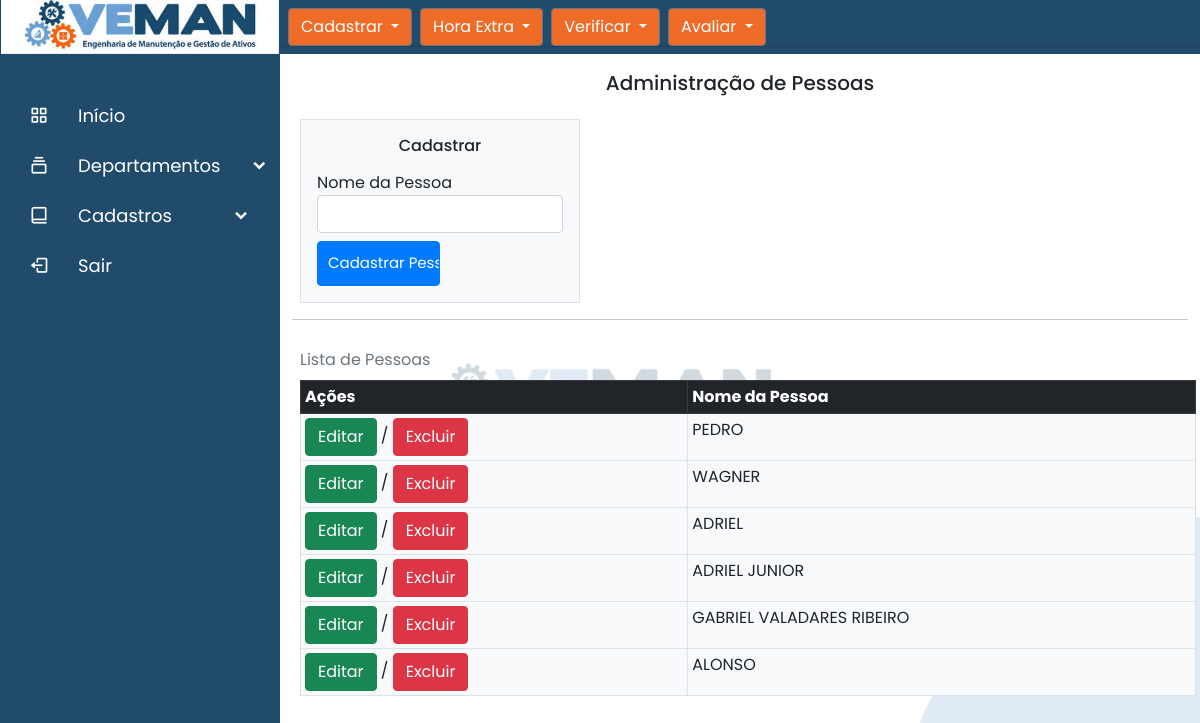
The page /pessoas on the database its author committed.
### vemango/models.py (models this page shows)
class Pessoa(database.Model):
    id = database.Column(database.Integer, primary_key=True)
    nome_pessoa = database.Column(database.String, nullable=False, unique=True)
    data_criacao = database.Column(database.DateTime, nullable=False, default=datetime.utcnow)

### vemango/routes.py (the view)
@app.route('/pessoas', methods=['GET', 'POST'])
def cadastrarpessoas():
    cadastro_pessoa = CadastrarPessoa()
    lista_pessoas = Pessoa.query.all()
    if cadastro_pessoa.validate_on_submit() and 'botao_submit_pessoa' in request.form:
        pessoa = Pessoa(nome_pessoa=cadastro_pessoa.nome_pessoa.data)
        database.session.add(pessoa)
        database.session.commit()
        flash(f'{cadastro_pessoa.nome_pessoa.data} cadastrado(a) com sucesso.', 'alert-success')
        return redirect(url_for('cadastrarpessoas'))
    return render_template('pessoas.html', cadastro_pessoa=cadastro_pessoa, lista_pessoas=lista_pessoas)

### vemango/forms.py (shortened to what this page needs)
class CadastrarPessoa(FlaskForm):
    nome_pessoa = StringField('Nome da Pessoa', validators=[DataRequired()])
    botao_submit_pessoa = SubmitField('Cadastrar Pessoa')

### vemango/templates/pessoas.html (shortened to what this page needs)
{% extends 'recursoshumanos.html' %}
{% block pessoa %}
<hr>
<div class="container-fluid">
    <div class="row" >
        <div class="col">
            <div class="g-2 p-1 mt-1  text-center">
                <h5>Administração de Pessoas </h5>
            </div>
        </div>
    </div>
    <div class=" ps-2 container-expand-lg mb-1" >
        <div class="row" >
            <div class="col-4">
                <form method="POST" action="" class="border p-3 mt-1  border bg-light">
                    <legend class="text-center"><h6>Cadastrar </h6></legend>
                    <fieldset>
                        <div class="form-group">
                            {{ cadastro_pessoa.nome_pessoa.label(class="form-control-label") }}
                            {% if cadastro_pessoa.nome_pessoa.errors %}
                                {{ cadastro_pessoa.nome_pessoa(class="form-control is-invalid") }}
                            <div class="invalid-feedback">
                                    {% for erro in cadastro_pessoa.nome_pessoa.errors %}
                                        {{ erro }}
                                    {% endfor %}
                            </div>
                                {% else %}
                                    {{ cadastro_pessoa.nome_pessoa(class="form-control") }}
                                {% endif %}
                        </div>
                    </fieldset>
                        {{ cadastro_pessoa.botao_submit_pessoa(class="btn btn-primary mt-2") }}
                </form>
            </div>
        </div>
    </div>
    <hr>
    <div class="container-expand-lg " >
        <table class="table table-sm caption-top  table-hover table-bordered ms-2  mb-2 border p-3 mt-1  border bg-light" >
            <caption>Lista de Pessoas</caption>
            <div class="row" >
                <div class="col">
                  <thead class="table-dark">
                    <tr class="header">
                      <th scope="col">Ações</th>
                      <th scope="col">Nome da Pessoa</th>
                    </tr>
                  </thead>
                  <tbody>
                  {% for pessoa in lista_pessoas %}
                    <tr>
                        <td><a class="btn btn-success" href="{{ url_for('editarpessoa', pessoa_id=pessoa.id) }}" target="_blank"onclick="window.open(this.href, this.target, 'width=754,height=479'); return false;" >Editar</a> / <a class="btn btn-danger" href="{{ url_for('excluirpessoa', pessoa_id=pessoa.id) }}"  data-bs-toggle="modal" data-bs-target=""> Excluir</a></td>
                        <td>{{pessoa.nome_pessoa}}</td>
                    </tr>
                  {% endfor %}
                  </tbody>
                </div>
            </div>
        </table>
    </div>
</div>
{% endblock %}

### vemango/static/main.css (style rules this page uses)
body { background: url("./foto_veman/backgroundd.png") no-repeat fixed center; background-size: 100%; padding-left: 280px; padding-top: 30px; }
.btn-primary { background-color: #007bff; border-color: #007bff; padding: 10px; font-size: 15px; align-items: center; text-align: center; width: 50%; }

### vemango/static/navbar.css (style rules this page uses)
* { margin: 0; padding: 0; box-sizing: border-box; font-family: 'Poppins', sans-serif; }

### rows shown on the page
Pessoa: nome_pessoa "PEDRO"
Pessoa: nome_pessoa "WAGNER"
Pessoa: nome_pessoa "ADRIEL"
Pessoa: nome_pessoa "ADRIEL JUNIOR"
Pessoa: nome_pessoa "GABRIEL VALADARES RIBEIRO"
Pessoa: nome_pessoa "ALONSO"

### other values the page prints
{{ cadastro_pessoa.nome_pessoa.label(class="form-control-label") }} "Nome da Pessoa"
